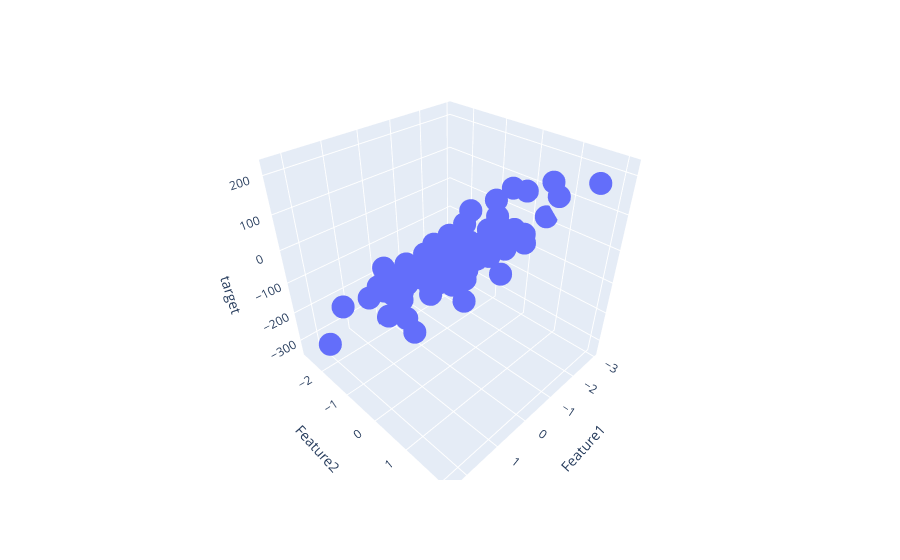

The code cell stored with this chart in its notebook:
### Code cell
fig = px.scatter_3d(df, x='Feature1', y='Feature2', z='target')
fig.show()
